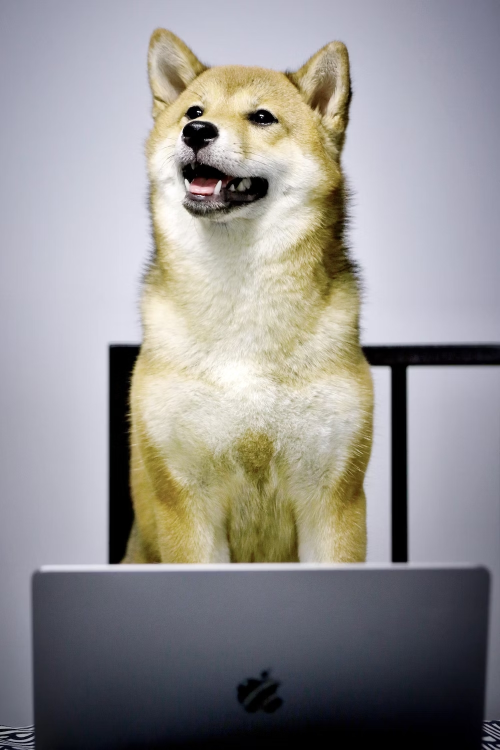
#> input picture Nosing_bluring_blending/image2.jpg, 1000 x 1499 px (shown at 1/2 size)
$ jupyter execute blendingtwoImges.ipynb
#> lines starting #> are read from the running program, lines starting #| are printed output that depends on the picture; after the words box and inside, x2 and y2 are one past the last pixel; in counts of white or black regions, pixels touching at a corner belong together
# Blending Two Images using OpenCV

[cell 1]
import cv2

# Load the image
image = cv2.imread('image2.jpg')
#> image is the input picture: shape (1499, 1000, 3); mean B, G, R 145.4, 146.3, 148.7

# Calculate the new height after cutting off the bottom 10%
height, width, _ = image.shape
#> height = 1499; width = 1000
new_height = int(height * 0.75)
#> new_height = 1124

# Crop the image
cropped_image = image[0:new_height, :]
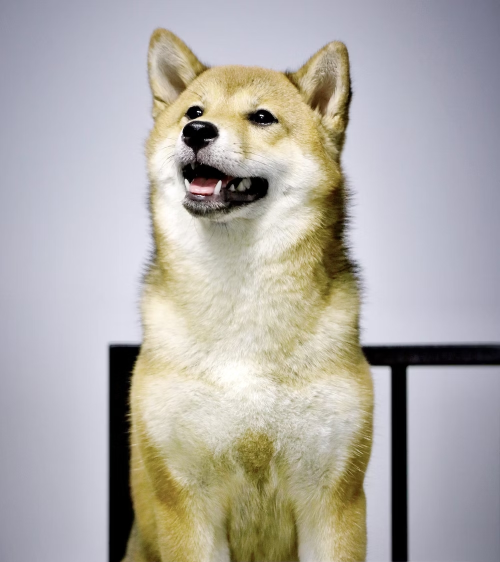
#> cropped_image: shape (1124, 1000, 3) (shown at 1/2 size); mean B, G, R 167.8, 172.6, 176.6
cv2.imwrite("croped_image2.jpg",cropped_image)
#> Out = True

# Display the cropped image
# cv2.imshow('Cropped Image', cropped_image)
# cv2.waitKey(0)
# cv2.destroyAllWindows()

[cell 2]
import cv2
import matplotlib.pyplot as plt

# Load the base image and overlay image
base_image = cv2.imread('image1.jpg')
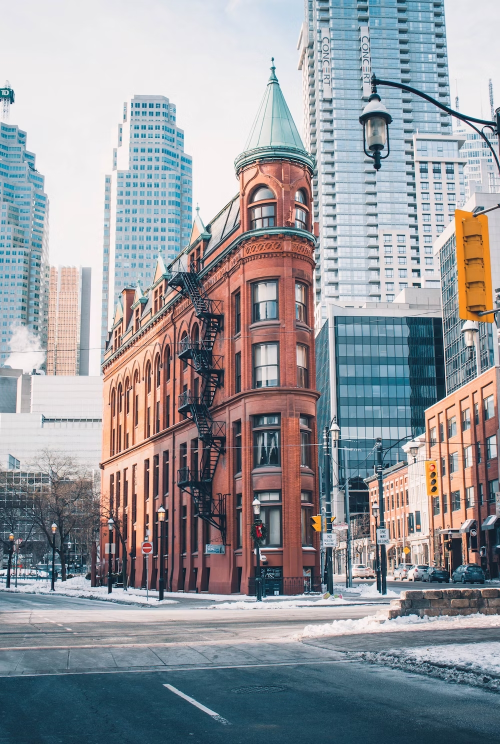
#> input picture Nosing_bluring_blending/image1.jpg, 1000 x 1488 px (shown at 1/2 size)
#> base_image is the input picture: shape (1488, 1000, 3); mean B, G, R 156.3, 151.6, 150
overlay_image = cv2.imread('croped_image2.jpg', cv2.IMREAD_UNCHANGED)  # Load with transparency if needed

# Define the position to place the overlay image (bottom-center)
overlay_height, overlay_width = overlay_image.shape[:2]
#> overlay_height = 1124; overlay_width = 1000
print(overlay_height)
#| 1124
print(overlay_width)
#| 1000
position_x = 150
position_y = 900

# Resize the overlay image to a smaller size
new_overlay_width = int(overlay_width * 0.5)
#> new_overlay_width = 500
new_overlay_height = int(overlay_height * 0.5)
#> new_overlay_height = 562
resized_overlay = cv2.resize(overlay_image, (new_overlay_width, new_overlay_height))
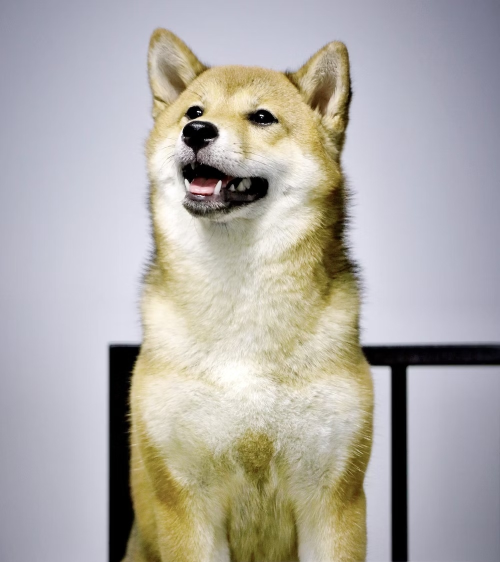
#> resized_overlay: shape (562, 500, 3); mean B, G, R 167.9, 172.8, 176.7

# Create a mask to handle transparency if the overlay image has an alpha channel
if overlay_image.shape[2] == 4:
    overlay_mask = resized_overlay[:, :, 3] / 255.0
    base_mask = 1.0 - overlay_mask

    # Blend the images using alpha blending
    for c in range(0, 3):
        base_image[position_y : position_y + new_overlay_height, position_x : position_x + new_overlay_width, c] = (
            base_mask * base_image[position_y : position_y + new_overlay_height, position_x : position_x + new_overlay_width, c]
            + overlay_mask * resized_overlay[:, :, c]
        )
else:
    # Directly overlay the images
    base_image[position_y : position_y + new_overlay_height, position_x : position_x + new_overlay_width] = resized_overlay
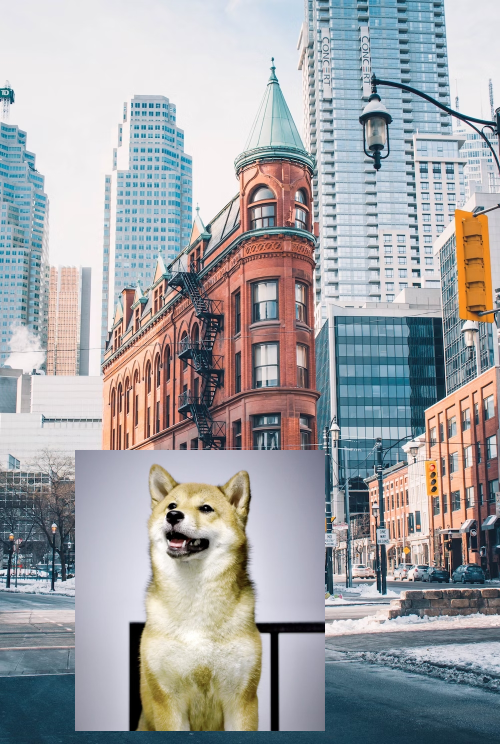
#> base_image: shape (1488, 1000, 3) (shown at 1/2 size); 18.88% of pixels changed, all inside (x1, y1, x2, y2) = (150, 900, 650, 1462)

# Display the result
cv2.imwrite("base_image.jpg",base_image)
input_image = cv2.imread('image1.jpg')

fig=plt.figure(dpi=300)

fig.add_subplot(1,3,1)
plt.imshow(cv2.cvtColor(input_image, cv2.COLOR_BGR2RGB))
plt.axis("off")
plt.title("base_image")

fig.add_subplot(1,3,2)
plt.imshow(cv2.cvtColor(overlay_image, cv2.COLOR_BGR2RGB))
plt.axis("off")
plt.title("overlay_image")

fig.add_subplot(1,3,3)
plt.imshow(cv2.cvtColor(base_image, cv2.COLOR_BGR2RGB))
plt.axis("off")
plt.title("Final Image")
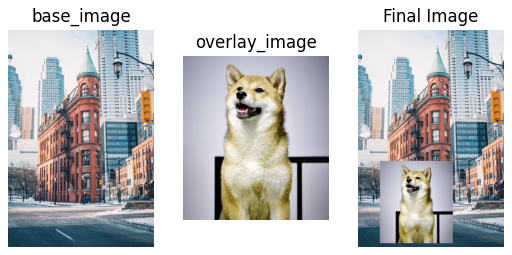
#> figure drawn by matplotlib, 3 panels
